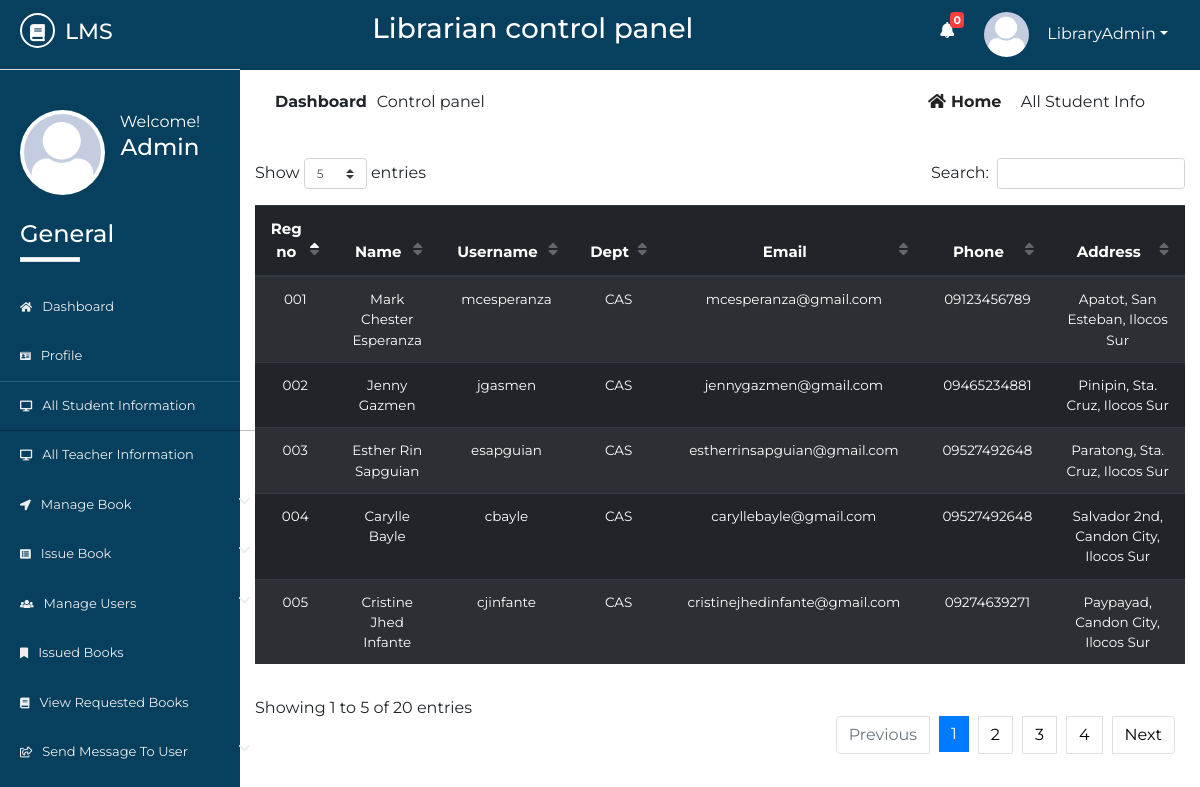
/Source/librarian/all-student-info.php (signed in), run on the app's committed database.
### tables this page shows
CREATE TABLE `lib_registration` (
  `id` int(2) NOT NULL,
  `name` varchar(50) NOT NULL,
  `username` varchar(20) NOT NULL,
  `password` varchar(20) NOT NULL,
  `email` varchar(50) NOT NULL,
  `phone` varchar(20) NOT NULL,
  `address` varchar(100) NOT NULL,
  `photo` varchar(500) NOT NULL,
  `status` varchar(7) NOT NULL
);

CREATE TABLE `std_registration` (
  `id` int(10) NOT NULL,
  `name` varchar(50) NOT NULL,
  `username` varchar(50) NOT NULL,
  `password` varchar(50) NOT NULL,
  `email` varchar(50) NOT NULL,
  `phone` varchar(11) NOT NULL,
  `dept` varchar(10) NOT NULL,
  `regno` varchar(20) NOT NULL,
  `address` varchar(100) NOT NULL,
  `utype` varchar(7) NOT NULL,
  `photo` varchar(50) NOT NULL
);

### Source/librarian/all-student-info.php (the view, shortened to what this page needs)
       <?php
   $page = 'sinfo';
   include 'inc/header.php';
   include 'inc/connection.php';
?>
<div class="dashboard-content">
	<div class="dashboard-header">
		<div class="container">
			<div class="row">
				<div class="col-md-6">
					<div class="left">
						<p><span>dashboard</span>Control panel</p>
					</div>
				</div>
				<div class="col-md-6">
					<div class="right text-right">
						<a href="dashboard.php"><i class="fas fa-home"></i>home</a>
						<span class="disabled">all student info</span>
					</div>
				</div>
			</div>
		</div>
	</div>
       <div class="student-wrapper">
          <div class="container">
               <div class="row">
                   <div class="col-md-12">
                       <div class="std-info">
                           <table id="dtBasicExample" class="table table-dark table-striped text-center">
                               <thead>
                                   <tr>
                                       <th>Reg no</th>
                                       <th>Name</th>
                                       <th>Username</th>
                                       <th>Dept</th>
                                       <th>Email</th>
                                       <th>Phone</th>
                                       <th>Address</th>
                                   </tr>
                               </thead>
                               <tbody>
                                  <?php
                                       $res= mysqli_query($link, "select * from std_registration");
                                       while ($row=mysqli_fetch_array($res)) {
                                           echo "<tr>";
                                           echo "<td>"; echo $row["regno"]; echo "</td>";
                                           echo "<td>"; echo $row["name"]; echo "</td>";
                                           echo "<td>"; echo $row["username"]; echo "</td>";
                                           echo "<td>"; echo $row["dept"]; echo "</td>";
                                           echo "<td>"; echo $row["email"]; echo "</td>";
                                           echo "<td>"; echo $row["phone"]; echo "</td>";
                                           echo "<td>"; echo $row["address"]; echo "</td>";
                                           echo "</tr>";
                                       }
                                  ?>
                               </tbody>
                           </table>
                       </div>
                   </div>
               </div>
          </div>
       </div>
</div>
<?php
	include 'inc/footer.php';
 ?>

### Source/librarian/inc/header.php (shortened to what this page needs)
<?php
    include 'inc/connection.php';
    $res = mysqli_query($link,"select * from request_books where read1='no'");
    $not= mysqli_num_rows($res);
 ?>
<!DOCTYPE html>
<html lang="en">
<head>
	<link rel="stylesheet" href="inc/css/bootstrap.min.css">
	<link rel="stylesheet" href="inc/css/bootstrap-select.min.css">
	<link rel="stylesheet" href="inc/css/fontawesome-all.min.css">
	<link rel="stylesheet" href="inc/css/datatables.min.css">
	<link rel="stylesheet" href="inc/css/pro1.css">
</head>
<body>
	<div class="main-content">
		<div class="wrapper">
			<div class="left-sidebar">
				<div class="p-title">
                    <h3><a href=""><i class="fas fa-book"></i><span>lms</span></a></h3>
				</div>
				<div class="profile">
					<div class="profile-pic">
                        <?php
                            $res = mysqli_query($link, "select * from lib_registration where username='".$_SESSION['username']."'");
                            while ($row = mysqli_fetch_array($res)){
                                ?><img src="<?php echo $row["photo"]; ?> " height="" width="" alt="something wrong" class="rounded-circle"></a> <?php
                            }
                        ?>
					</div>
					<div class="profile-info text-center">
						<span>Welcome!</span>
						<h2>
              <?php
                $res = mysqli_query($link, "select * from lib_registration where username='".$_SESSION['username']."'");
                while ($row = mysqli_fetch_array($res)){
                  $name  =  $row["name"];
                  echo $name;
                }
              ?>
            </h2>
					</div>
				</div>
				<div class="sidebar-menu">
					<h3>General</h3>
					<div class="border"></div>
	                <ul>
	                    <li class="menu <?php if($page=='home'){ echo 'active';} ?>">
      						<a href="dashboard.php"><i class="fas fa-home"></i>Dashboard</a>
    					</li>
    					  <li class="menu <?php if($page=='profile'){ echo 'active';} ?>">
      						<a href="profile.php"><i class="fas fa-id-card"></i>profile</a>
    					</li>
	                    <li class="menu <?php if($page=='sinfo'){ echo 'active';} ?>">
      						<a href="all-student-info.php"><i class="fas fa-desktop"></i>all student information</a>
    					</li>
    					<li class="menu <?php if($page=='tinfo'){ echo 'active';} ?>">
      						<a href="all-teacher-info.php"><i class="fas fa-desktop"></i>all teacher information</a>
    					</li>
    					<li class="menu menu-toggle2">
      						<a href="#"><i class="fas fa-location-arrow"></i>manage book <span class="fa fa-chevron-down"></span></a>
    					</li>
	                   <li class="menu menu-toggle1">
      						<a href="#"><i class="fas fa-list-alt"></i>issue book <span class="fa fa-chevron-down"></span></a>
    					</li>
    					<li class="menu menu-toggle3">
      						<a href="#"><i class="fas fa-users"></i>manage users <span class="fa fa-chevron-down"></span></a>
    					</li>
    					 <li class="menu <?php if($page=='ibook'){ echo 'active';} ?>">
      						<a href="issued-books.php"><i class="fas fa-bookmark"></i>issued books</a>
    					</li>
    					<li class="menu <?php if($page=='rbook'){ echo 'active';} ?>">
      						<a href="requested-books.php"><i class="fas fa-book"></i>view requested books</a>
    					</li>
    					<li class="menu menu-toggle4">
      						<a href="#"><i class="far fa-share-square"></i>send message to user <span class="fa fa-chevron-down"></span></a>
    					</li>
    				</ul>
				</div>
			</div>
			<div class="content">
				<div class="inner">
					<div class="heading text-center">
						<h3>Librarian control panel</h3>
					</div>
					<div class="header-profile text-right">
						<ul>
                            <li class="icon">
                                <a href="requested-books.php" ><i class="fas fa-bell"></i></a>
                                <span class="count" onclick="window.location='requested-books.php'"><b><?php echo $not; ?></b></span>
                            </li>
							<li class="dropdown">
                                <?php
                                     $res = mysqli_query($link, "select * from lib_registration where username='".$_SESSION['username']."'");
                                     while ($row = mysqli_fetch_array($res)){
                                         ?><a href="" class="dropdown-toggle" data-toggle="dropdown"><img src="<?php echo $row["photo"]; ?>" alt=""><span><?php echo $_SESSION["username"]; ?></span></a> <?php
                                     }
                                ?>
							</li>
						</ul>
					</div>
				</div>

### Source/librarian/inc/footer.php (shortened to what this page needs)
			</div>
		</div>
	</div>
</body>
</html>

### Source/librarian/inc/css/pro1.css (style rules this page uses)
* { margin: 0; padding: 0; }
body { font-family: 'Montserrat', sans-serif; }
.border { width: 60px; height: 5px; background: #fff; }
.main-content { width: 100%; height: auto; overflow: hidden; }
.main-content .left-sidebar { width: 20%; height: auto; background: #073f5f; float: left; }
.main-content .left-sidebar .p-title { width: 100%; padding: 13px; padding-left: 20px; background: #073f5f; border-bottom: 1px solid #ddd; }
.main-content .p-title a { text-decoration: none; color: #fff; font-size: 22px; text-transform: uppercase; }
.main-content .p-title a i { width: 35px; height: 35px; line-height: 35px; text-align: center; font-size: 17px; border-radius: 50%; border: 2px solid #fff; }
.main-content .p-title a span { margin-left: 10px; }
.main-content .left-sidebar .profile { width: 100%; padding: 20px; margin-top: 0; padding-top: 0; }
.main-content .left-sidebar .profile .profile-pic { width: 40%; float: left; }
.main-content .left-sidebar .profile img { width: 85px; height: 85px; position: inherit; padding: 4px; background: #fff; overflow: hidden; }
.main-content .left-sidebar .profile .profile-info { width: 60%; float: left; color: #fff; }
.main-content .left-sidebar .profile .profile-info h2 { font-size: 23px; }
.sidebar-menu { color: #fff; width: 100%; padding-top: 60px; padding-left: 0; }
.sidebar-menu h3 { margin-left: 20px; font-size: 24px; }
.sidebar-menu .border { margin-left: 20px; margin-bottom: 20px; }
.sidebar-menu ul li a { text-decoration: none; color: #eee; width: 270px; padding: 15px 20px; font-size: 13px; display: block; text-transform: capitalize; transition: all .5s ease; }
.sidebar-menu ul { padding-left: 0; }
.sidebar-menu ul li a i { margin-right: 10px; font-size: smaller; }
.sidebar-menu ul li a span { float: right; }
.content { width: 80%; height: auto; float: right; }
.content .inner { width: 100%; height: 70px; background: #073f5f; padding: 12px; }
.content .inner .heading { width: 60%; float: left; color: #fff; }
.content .inner .header-profile { width: calc(40%-20px); float: right; margin-right: 20px; position: relative; }
.content .inner .header-profile .icon i { margin-right: 30px; font-size: 16px; margin-top: 10px; }
.header-profile .dropdown span { color: #fff; margin-left: 10px; }
.header-profile .icon span { color: #fff; position: absolute; left: 10px; top: 0; font-size: 11px; width: 14px; height: 16px; line-height: 16px; text-align: center; border-radius: 4px; background: #FA3E3E; }
.header-profile ul li { list-style: none; float: left; }
.header-profile ul li i { color: #fff; }
.header-profile img { width: 40px; height: 40px; border-radius: 50%; margin-right: 8px; }
.dropdown a { text-decoration: none; color: #fff; }
.dropdown img { width: 45px; height: 45px; border-radius: 50%; }
.dashboard-header .left { padding: 20px; }
.dashboard-header .left p span { text-transform: capitalize; margin-right: 10px; font-weight: bold; }
.dashboard-header .right { padding: 20px; margin-right: 20px; }
.dashboard-header .right a { text-transform: capitalize; text-decoration: none; color: #222; margin-right: 15px; font-weight: bold; }
.dashboard-header .right a i { margin-right: 5px; }
.dashboard-header .right span { text-transform: capitalize; }
.std-info table tbody { font-size: 13.5px; }
.std-info table thead { font-size: 15px; }
.sidebar-menu li.active a { box-shadow: rgba(0, 0, 0, 0.25) 0 1px 0, inset rgba(255, 255, 255, 0.16) 0 1px 0; border-right: 5px solid #1ABB9C; }

### data on the page
lib_registration: photo (picture), name "Admin"
std_registration: regno "001", name "Mark Chester Esperanza", username "mcesperanza", dept "CAS", email "mcesperanza@gmail.com", phone "09123456789", address "Apatot, San Esteban, Ilocos Sur"
std_registration: regno "002", name "Jenny Gazmen", username "jgasmen", dept "CAS", email "jennygazmen@gmail.com", phone "09465234881", address "Pinipin, Sta. Cruz, Ilocos Sur"
std_registration: regno "003", name "Esther Rin Sapguian", username "esapguian", dept "CAS", email "estherrinsapguian@gmail.com", phone "09527492648", address "Paratong, Sta. Cruz, Ilocos Sur"
std_registration: regno "004", name "Carylle Bayle", username "cbayle", dept "CAS", email "caryllebayle@gmail.com", phone "09527492648", address "Salvador 2nd, Candon City, Ilocos Sur"
std_registration: regno "005", name "Cristine Jhed Infante", username "cjinfante", dept "CAS", email "cristinejhedinfante@gmail.com", phone "09274639271", address "Paypayad, Candon City, Ilocos Sur"

### other printed values
$not "0"
